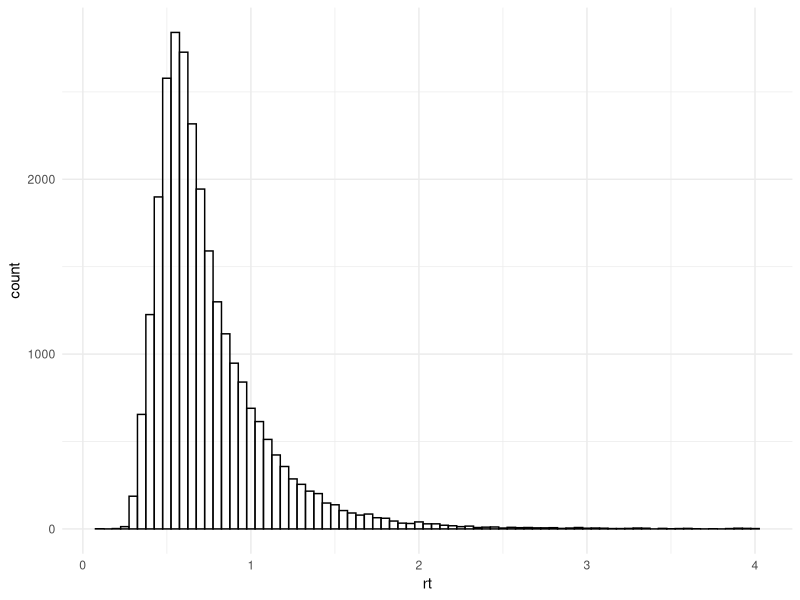
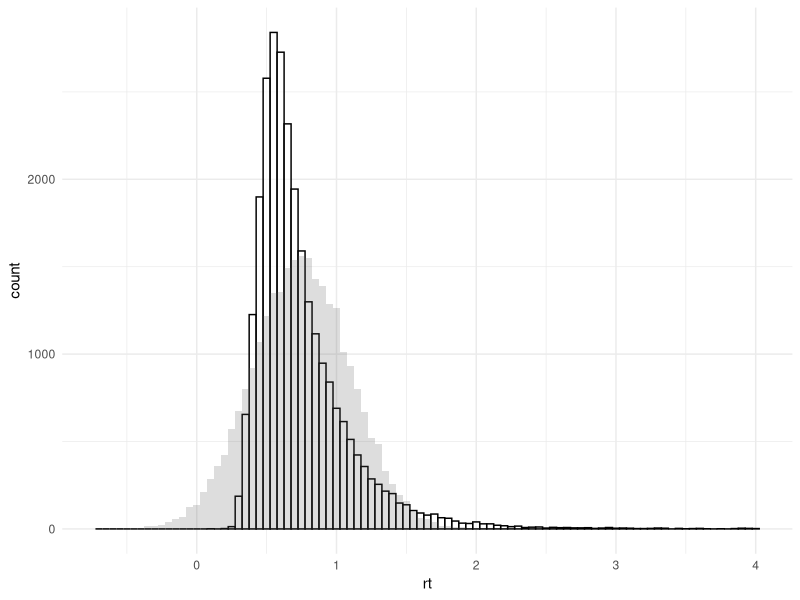
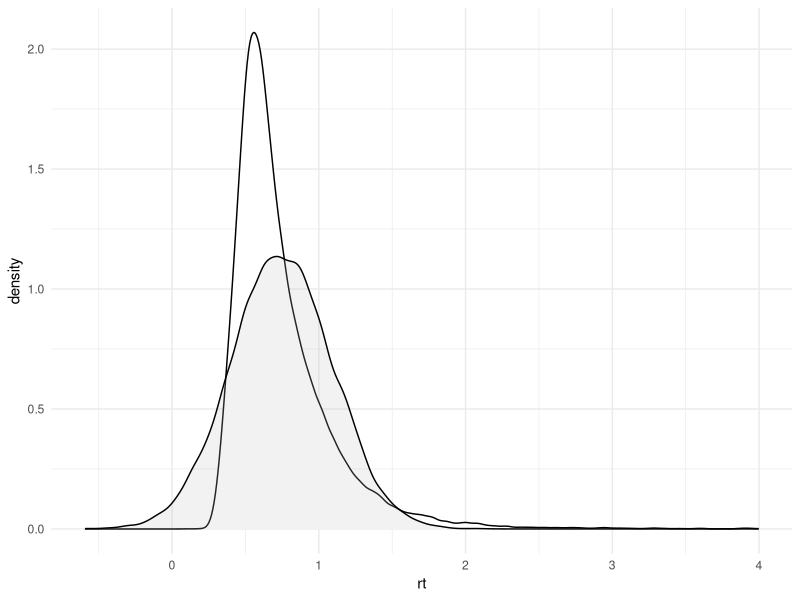

Reproduce these figures in R, in order.
## ---- chunk 1
## Daten einlesen
library(tidyverse)
d_stroop <- read_csv("data/dataset_stroop_clean.csv") |>
    mutate(across(where(is.character), as.factor)) |> # zu Faktoren machen
    filter(rt < 4 & rt >= 0.1) |> # nur Antworten zwischen 100 und 4000ms einbeziehen
    filter(corr == 1) |> # nur korrekte Antworten einbeziehen
    na.omit() # Messungen mit missings weglassen
## ---- chunk 2
d_stroop |>
    ggplot(aes(x = rt)) +
    geom_histogram(colour="black", fill = "white", 
                   binwidth = 0.05, 
                   alpha = 0.5) +
    theme_minimal()
## ---- chunk 3
# clean dataset first
mu = mean(d_stroop$rt)
mu

sigma = sd(d_stroop$rt)
sigma
## ---- chunk 4
d_stroop |>
    ggplot(aes(x = rt)) +
    geom_histogram(colour="black", fill = "white", 
                   binwidth = 0.05, 
                   alpha = 0.5) +
    geom_histogram(aes(x = rnorm(1:length(rt), mu, sigma)),
                   binwidth = 0.05,
                   alpha = 0.2) +
    theme_minimal()
## ---- chunk 5
d_stroop |>
    ggplot(aes(x = rt)) +
    geom_density(colour="black", fill = "white") +
    geom_density(aes(x = rnorm(1:length(rt), mu, sigma)),
                 fill="grey",
                 alpha = 0.2) +
    theme_minimal()
